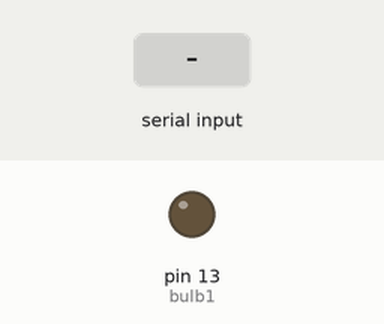
Simulated run of this sketch. Board: Arduino Uno, built with avr-gcc and run on an emulated ATmega328P. Shown: output pins drawn as LEDs (lit = HIGH). The test bench sets the inputs (shaded band).

Above: at 1.2 s.
1.3 s: "l" received over Serial
At 2.6 s:
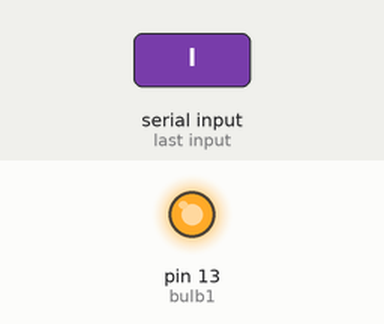
2.9 s: "h" received over Serial
At 4.0 s:
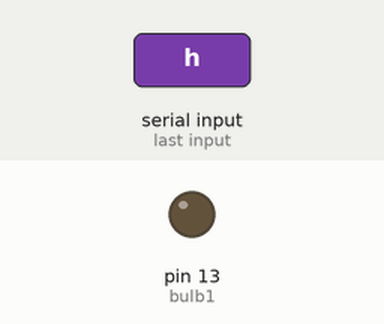
Timing chart, 0 to 5.9 s (numbered marks = the images above; inputs shaded):
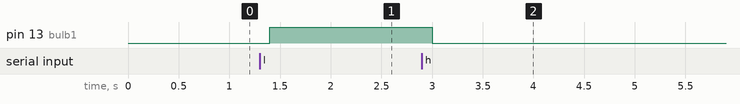

The sketch:

smart_room.ino
```cpp
int bulb1 = 13;
char val;

void setup() {
  pinMode(bulb1, OUTPUT);
  Serial.begin(9600);
}

void loop() {
  if (Serial.available()){
    val = Serial.read();
  }
  if (val == 'l'){
    digitalWrite(bulb1, HIGH);
  }
  if (val == 'h'){
    digitalWrite(bulb1, LOW);
  }
  delay(100);
}
```

Measured:
- after the input at 1.3 s, pin 13 (bulb1): LOW → HIGH after 0.10 s
- after the input at 2.9 s, pin 13 (bulb1): HIGH → LOW after 0.10 s
